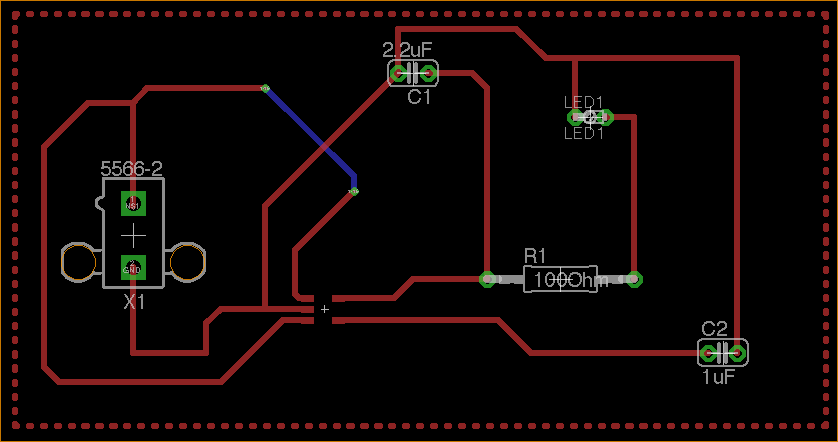
#> input picture pcb_image_1.png, 838 x 442 px
$ jupyter execute --allow-errors line_detection.ipynb   (shell and % lines are left out)
#> lines starting #> are read from the running program, lines starting #| are printed output that depends on the picture; after the words box and inside, x2 and y2 are one past the last pixel; in counts of white or black regions, pixels touching at a corner belong together
[cell 1]
import os, sys, numpy as np, cv2
from scipy import signal
from skimage.util import img_as_float
from skimage.io import imread
from skimage import color
import matplotlib
matplotlib.use('Agg')
from matplotlib import pyplot as plt
from scipy.ndimage import gaussian_filter

[cell 2]
def bilinear_interpolation(x, y, mag):
    px, nx = int(np.floor(x)), int(np.ceil(x))
    py, ny = int(np.floor(y)), int(np.ceil(y))
    return (x-px)*(y-py)*mag[py,px] + (x-px)*(ny-y)*mag[ny,px] + (nx-x)*(y-py)*mag[py,nx] + (nx-x)*(ny-y)*mag[ny,nx]


def compute_edges_dxdy(I):
    """Returns the norm of dx and dy as the edge response function."""
    threshold = 1.5

    I = I.astype(np.float32)/255.
    I = gaussian_filter(I, sigma=2, mode='mirror')
    dx = signal.convolve2d(I, np.array([[-1, 0, 1]]), mode='same', boundary='symm')
    dy = signal.convolve2d(I, np.array([[-1, 0, 1]]).T, mode='same', boundary='symm')
    mag = np.sqrt(dx**2 + dy**2)

    mag = mag / np.max(mag)
    mag = mag * 255.
    mag = np.clip(mag, 0, 255)
    mag = mag.astype(np.uint8)

    sup_mag = np.copy(mag)

    m, n = mag.shape
    for i in range(m-1):
        for j in range(n-1):
            py, ny = i - dy[i, j], i + dy[i, j]
            px, nx = j - dx[i, j], j + dx[i, j]
            if mag[i, j] < threshold*bilinear_interpolation(px, py, mag) or mag[i, j] < threshold*bilinear_interpolation(nx, ny, mag):
                sup_mag[i, j] = 0
    return sup_mag

def detect_edges(I, fn):
    gray = cv2.cvtColor(I, cv2.COLOR_BGR2GRAY)
    mag = fn(gray)
    plt.imshow(mag, cmap='gray')

print('Running detector:')
fn = compute_edges_dxdy
detect_edges(cv2.imread('./pcb_image_1.png'), fn)
#> in detect_edges, `gray = cv2.cvtColor(I, cv2.COLOR_BGR2GRAY)`:
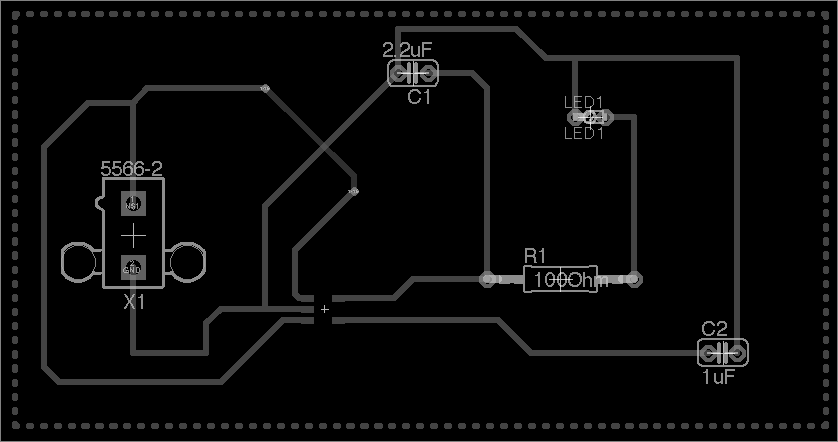
#> gray: shape (442, 838); min 0, max 236, mean 9.1
#> in detect_edges, I is the input picture: shape (442, 838, 3); mean B, G, R 5.5, 6.8, 14.8
#> in compute_edges_dxdy, `I = gaussian_filter(I, sigma=2, mode='mirror')`:
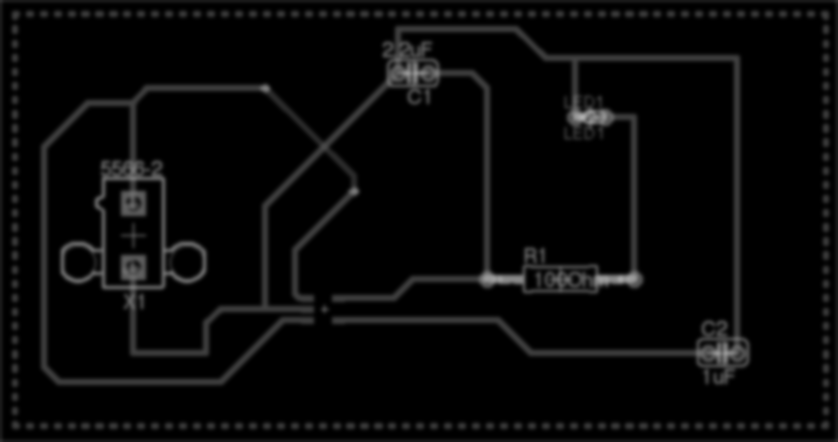
#> I: shape (442, 838) float32; min 0, max 0.688, mean 0.0342
#> in compute_edges_dxdy, `dx = signal.convolve2d(I, np.array([[-1, 0, 1]]), mode='same', boundar..`:
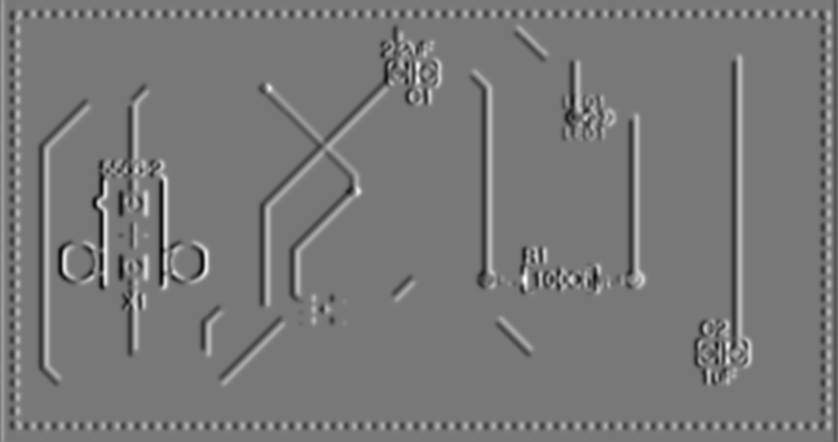
#> dx: shape (442, 838) float64; min -0.185, max 0.205, mean 0; drawn with min black and max white
#> in compute_edges_dxdy, `dy = signal.convolve2d(I, np.array([[-1, 0, 1]]).T, mode='same', bound..`:
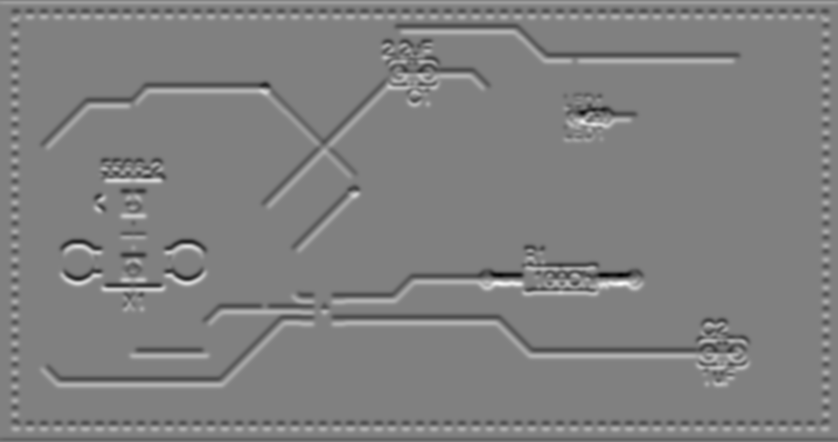
#> dy: shape (442, 838) float64; min -0.254, max 0.25, mean 1.53e-19; drawn with min black and max white
#> in compute_edges_dxdy, `mag = np.sqrt(dx**2 + dy**2)`:
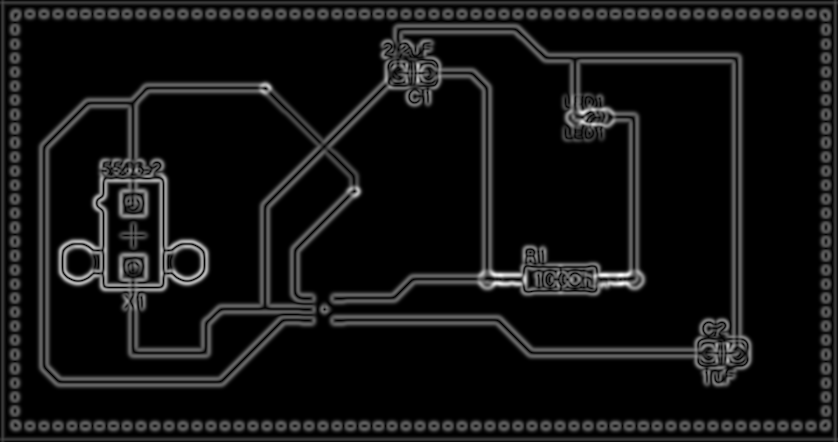
#> mag: shape (442, 838) float64; min 0, max 0.254, mean 0.0191; drawn with min black and max white
#> after the loop in compute_edges_dxdy, `for i in range(m-1):`:
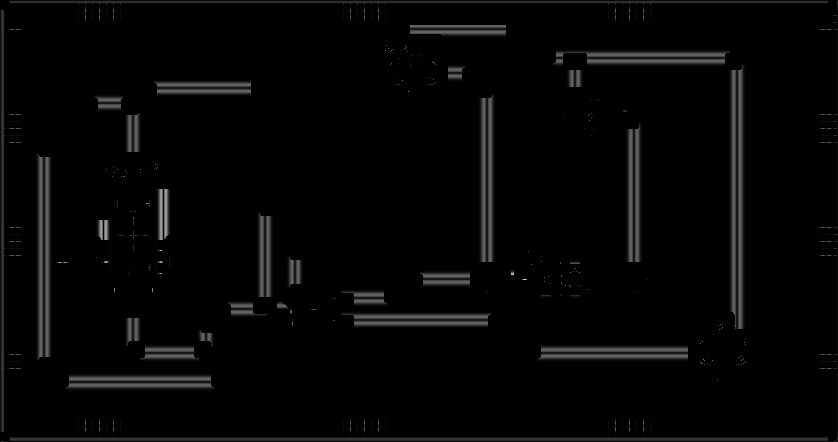
#> sup_mag: shape (442, 838); min 0, max 208, mean 5.8

# Checking if different kernels for line detection would work

[cell 3]
kernel_horiz = np.array([[-1]*3, [2]*3, [-1]*3])
kernel_verti = kernel_horiz.T
kernel_diag1 = np.array([[-1, -1, 2], [-1, 2, -1], [2, -1, -1]])
kernel_diag2 = np.array([[2, -1, -1], [-1, 2, -1], [-1, -1, 2]])

[cell 4]
def convolve(img, kernel):
    m1, n1 = img.shape[:2]
    m2, n2 = kernel.shape[:2]
    convolved = np.zeros(img.shape)
    for i in range(m1-m2):
        for j in range(n1-n2):
            convolved[i, j] = np.sum(img[i:i+m2, j:j+n2]*kernel)
    return convolved

[cell 5]
def get_gray_norm_image(path):
    orig_img = imread(path)
    gray_img = color.rgb2gray(orig_img)
    norm_img = gray_img/255.
    return norm_img

img = get_gray_norm_image('./pcb_image_1.png')

[cell 6]
convolved_diag1 = convolve(img, kernel_diag1)
#> after the loop in convolve, `for i in range(m1-m2):`:
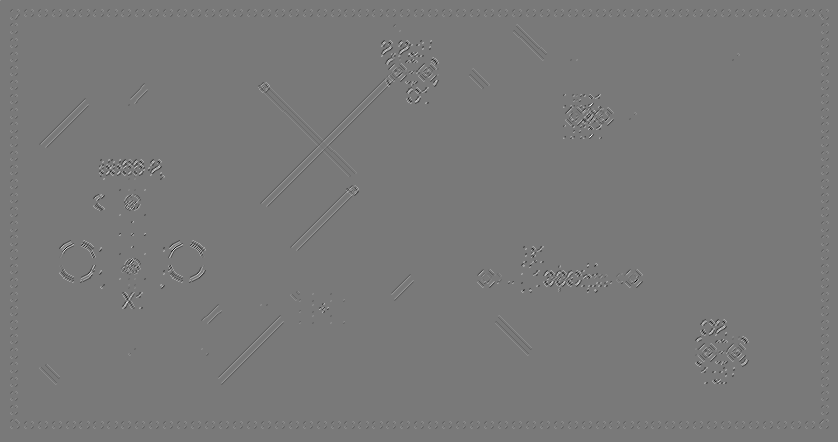
#> convolved: shape (442, 838) float64; min -0.0119, max 0.013, mean 5.33e-09; drawn with min black and max white
plt.imshow(np.where(convolved_diag1 > 0, 1 , 0), cmap='gray')

[cell 7]
convolved_diag2 = convolve(img, kernel_diag2)
plt.imshow(np.where(convolved_diag2 > 0, 1, 0), cmap='gray')
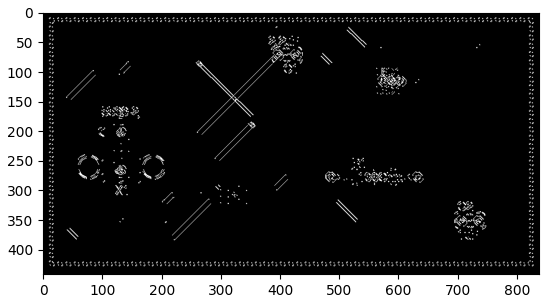
#> figure drawn by matplotlib, 1 panel

# Checking hough transform

[cell 8]
def hough_transform(img, out_img_name):
    if isinstance(img, str):
        img = cv2.imread(img)

    gray = cv2.cvtColor(img,cv2.COLOR_BGR2GRAY)
    edges = cv2.Canny(gray,50,150,apertureSize = 7)
    plt.imshow(edges)
    minLineLength = 100
    maxLineGap = 80
    lines = cv2.HoughLinesP(edges,1,np.pi/180,100,minLineLength,maxLineGap)
#     for x1,y1,x2,y2 in lines[0]:
#         cv2.line(img,(x1,y1),(x2,y2),(0,255,0),2)

    a,b,c = lines.shape
    for i in range(a):
        cv2.line(img, (lines[i][0][0], lines[i][0][1]), (lines[i][0][2], lines[i][0][3]), (0, 255, 0), 3, cv2.LINE_AA)

    cv2.imwrite(out_img_name, img)

hough_transform('./pcb_image_1.png', './pcb_image_1_out.png')
#> in hough_transform, `edges = cv2.Canny(gray,50,150,apertureSize = 7)`:
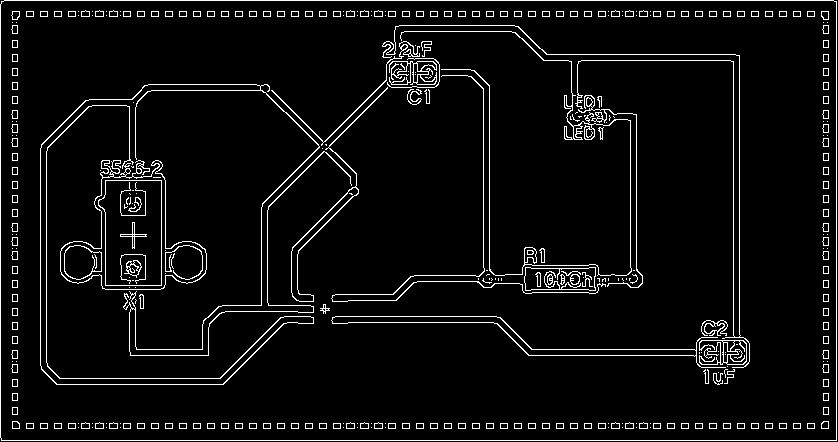
#> edges: shape (442, 838); 5.4% white in thin lines or dots
#> after the loop in hough_transform, `for i in range(a):`:
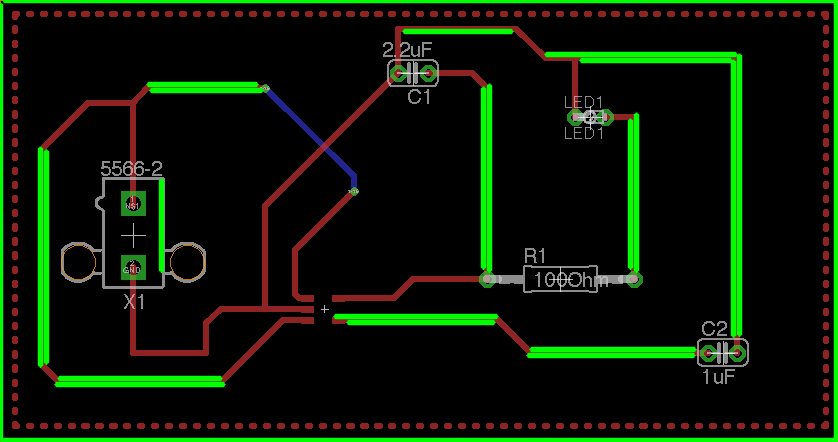
#> img: shape (442, 838, 3); 9.15% of pixels changed, all inside (x1, y1, x2, y2) = (0, 0, 838, 442)
plt.figure()
plt.imshow(cv2.imread('./pcb_image_1_out.png'))

$ run again, with pcb_image_2.png copied over pcb_image_1.png
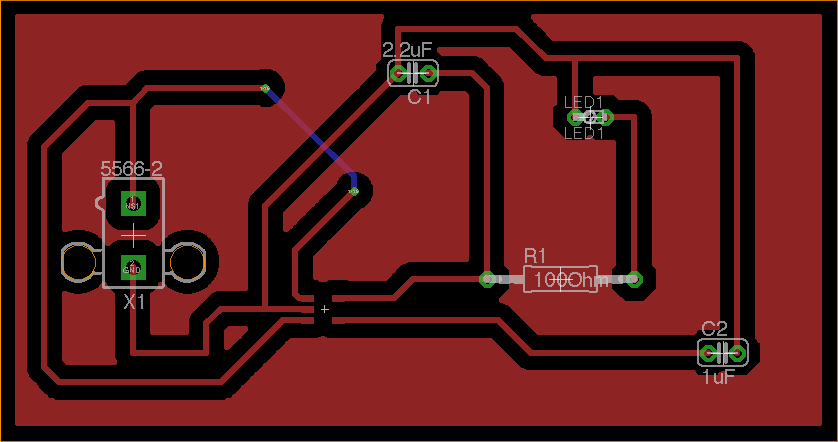
#> input picture pcb_image_2.png, 838 x 442 px
#> in detect_edges, I is the input picture: shape (442, 838, 3); mean B, G, R 23.8, 25.2, 89
#> in hough_transform, `edges = cv2.Canny(gray,50,150,apertureSize = 7)`:
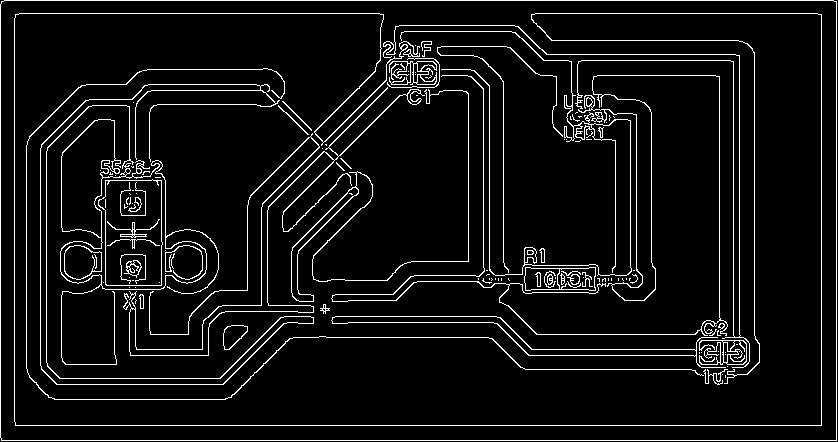
#> edges: shape (442, 838); 6.5% white in thin lines or dots
#> after the loop in hough_transform, `for i in range(a):`:
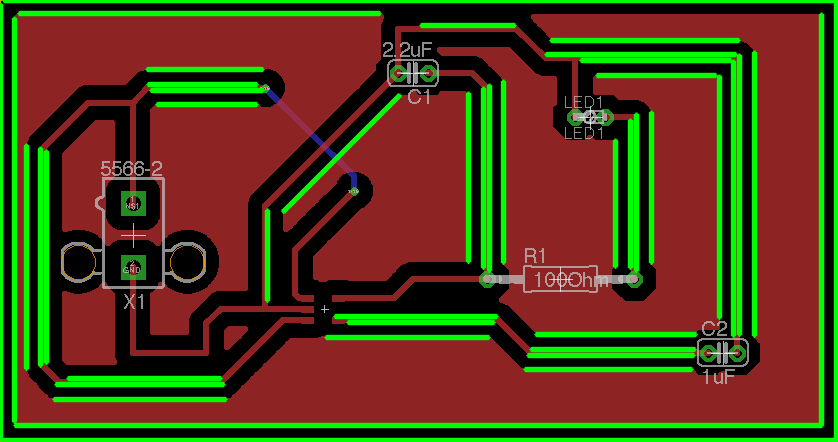
#> img: shape (442, 838, 3); 18.08% of pixels changed, all inside (x1, y1, x2, y2) = (0, 0, 838, 442)
